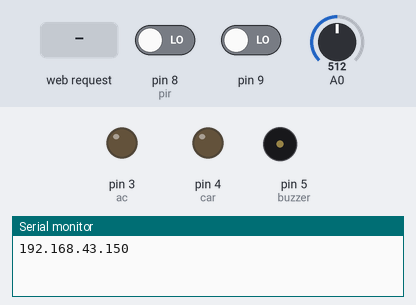
A sketch run on a simulated Arduino Uno, built for the host (arithmetic inside an expression is 32-bit, double 64-bit). On the bench: output pins drawn as LEDs (lit = HIGH), buzzer (waves = sounding, pin HIGH), the last lines printed to the serial monitor. The test bench sets the inputs (shaded band); at power-on: pin 8 (pir) LOW, pin 9 LOW, A0 = 512. WiFi joins after 1.5 s; servers stay silent unless stated.

Above: at 1.2 s.
1.3 s: HTTP request GET /ON received
At 2.2 s:
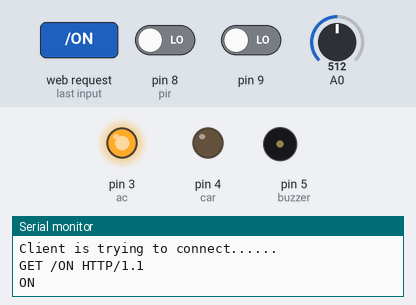
2.8 s: HTTP request GET /OFF received
At 3.3 s:
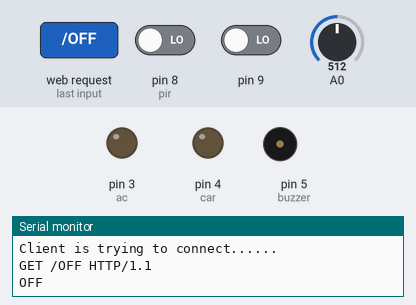
Timing chart, 0 to 5.8 s (numbered marks = the images above; inputs shaded):
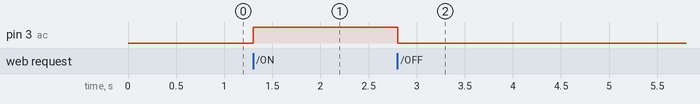

The sketch:

open_house.ino
```cpp
#include<SPI.h>
#include<Ethernet.h>

int ac=3;
int car=4;
int buzzer=5;
int pir=8;
int engine=9;

byte mac[] = {
  0x00, 0xAA, 0xBB, 0xCC, 0xDE, 0x02
};
// enter the ip address according to your system. (open cmd ,type ipconfig,check your ip, change the last tuple)
EthernetServer server(12345);
IPAddress ip(192,168,43,150);

String request;


void setup(){
  Ethernet.begin(mac,ip);
  pinMode(ac,OUTPUT);
  pinMode(car,OUTPUT);
  pinMode(9,INPUT);
  pinMode(5,OUTPUT);


  Serial.begin(9600);
  Serial.println(Ethernet.localIP());
}

void loop(){
  int motion=digitalRead(pir);
  int p=digitalRead(9);


  EthernetClient client = server.available();
  if(client)
  {
    Serial.println("Client is trying to connect......");
    while(client.connected())
    {
      if(client.available())
      {
        char c = client.read();
        request.concat(c);
        if(c=='\n'){
        Serial.print(request);
        if(request.indexOf("ON")>0){
          digitalWrite(ac,HIGH);
          Serial.println("ON");
          }

          else if(request.indexOf("OFF")>0){
            digitalWrite(ac,LOW);
            Serial.println("OFF");
            }
            if(request.indexOf("car_on")>0 && p==1)
            {
              digitalWrite(car,HIGH);
              digitalWrite(5,LOW);
            }
            else if(request.indexOf("car_off")>0 || p==0)
            {
              digitalWrite(car,LOW);
            }
            if(request.indexOf("car_off")>0 && p==1)
            {
              digitalWrite(5,HIGH);
            }
        client.println("HTTP/1.1 200 OK");
        client.println("Content-Type: text/html");
        client.println("Refresh: 2");  // refresh the page automatically every 2 sec
        client.println();

        client.println("<!doctype html>");
        client.println("<html>");
        client.println("<head><title>Automated Car System</title><h1 style = ' text-align:center'>Automated car system</h1>");

        client.print("<!DOCTYPE HTML><html><body style ='background-color:powderblue;' ><a href ='/?AC_ON'><p style = ' text-align:center'>AC ON</p></a><br><a href ='/?AC_OFF'><p style = ' text-align:center'>AC  OFF</P></a><br>" );
         client.print("<a href ='/?car_on'><p style = ' text-align:center'>CAR ON</p></a><br><a href ='/?car_off'><p style = ' text-align:center'>CAR OFF</p></a><br></body></html>" );

            if (motion==1)
             {
              Serial.println("motion detected");
              client.println("Motion Detected");

              }

             if(p==1)
             {
              Serial.println("Somebody starting engine");

              client.println("Somebody starting engine");

             }


            int tem=analogRead(A0);
            //int ldr=analogRead(A0);
            client.println("Temperature ");

            client.print(" is ");
            client.print(tem*0.041);
            int t=tem*0.041;

            client.println("<br />");
            //client.print("luminisity is ");
            //client.print(ldr);
            client.println("<br />");
              if(t>35)
            {

              digitalWrite(buzzer,HIGH);
            }

        client.println("</html>");
        client.stop();
        request="";

      }
      }
     }

  }


}
```

Measured:
- after the input at 1.3 s, pin 3 (ac): LOW → HIGH at once
- after the input at 2.8 s, pin 3 (ac): HIGH → LOW at once
